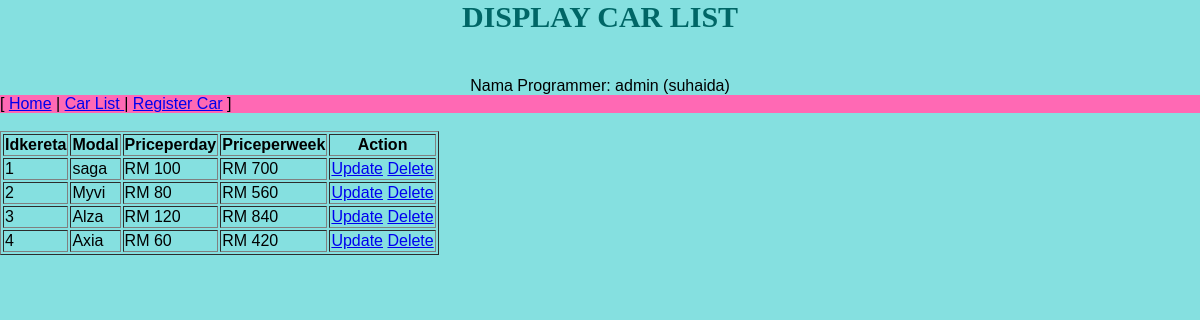
Screenshot of /admin/listcar.php with the database file from the repository.
### tables this page shows
CREATE TABLE `kereta` (
  `idkereta` int(10) NOT NULL,
  `modal` varchar(20) NOT NULL,
  `priceperday` varchar(10) NOT NULL,
  `priceperweek` varchar(10) NOT NULL
);

### admin/listcar.php (the view, shortened to what this page needs)
<?php
require '../connection.php';
$sql = "SELECT * FROM kereta";
$result = mysqli_query($conn, $sql);
?>
<html>
<head>
    <link rel="stylesheet" href="../style.css">
</head>
<body>
    <center>
        <h2> Display Car List</h2>
        <br> Nama Programmer: admin (suhaida)</a>
    </center>
    <nav style="background-color: hotpink">
        [
        <a class="active" href="../index.php">Home</a>
        |
        <a href="listcar.php">Car List </a>
        |
        <a href="register.php">Register Car</a>
        ]
    </nav>
    <br>
    <table border="1">
        <tr>
            <th>Idkereta</th>
            <th>Modal</th>
            <th>Priceperday</th>
            <th>Priceperweek</th>
            <th>Action</th>
        </tr>
        <?php
        if (mysqli_num_rows($result) > 0) {
            while ($row = mysqli_fetch_assoc($result)) {
        ?>
                <tr>
                    <td><?php echo $row["idkereta"]; ?></td>
                    <td><?php echo $row["modal"]; ?></td>
                    <td><?php echo $row["priceperday"]; ?></td>
                    <td><?php echo $row["priceperweek"]; ?></td>
                    <td colspan="2">
                        <a href="updatecar.php?idkereta=<?php echo $row["idkereta"]; ?>">Update</a>
                        <a href="deletecar.php?idkereta=<?php echo $row["idkereta"]; ?>" onclick="return confirm('Are you sure to delete?')">Delete</a>
                    </td>
                </tr>
        <?php
            }
        } else {
            echo "0 results";
        }
        ?>
    </table>
</body>
</html>

### style.css (style rules this page uses)
body { background-color: #85e0e0; font-family: Arial, Helvetica, sans-serif; margin: 0; }
h2 { text-align: center; text-transform: uppercase; font-size: 30px; font-family: "Times New Roman", Times, serif; color: #006666; }

### rows the page displays
kereta: idkereta "1", modal "saga", priceperday "RM 100", priceperweek "RM 700"
kereta: idkereta "2", modal "Myvi", priceperday "RM 80", priceperweek "RM 560"
kereta: idkereta "3", modal "Alza", priceperday "RM 120", priceperweek "RM 840"
kereta: idkereta "4", modal "Axia", priceperday "RM 60", priceperweek "RM 420"
